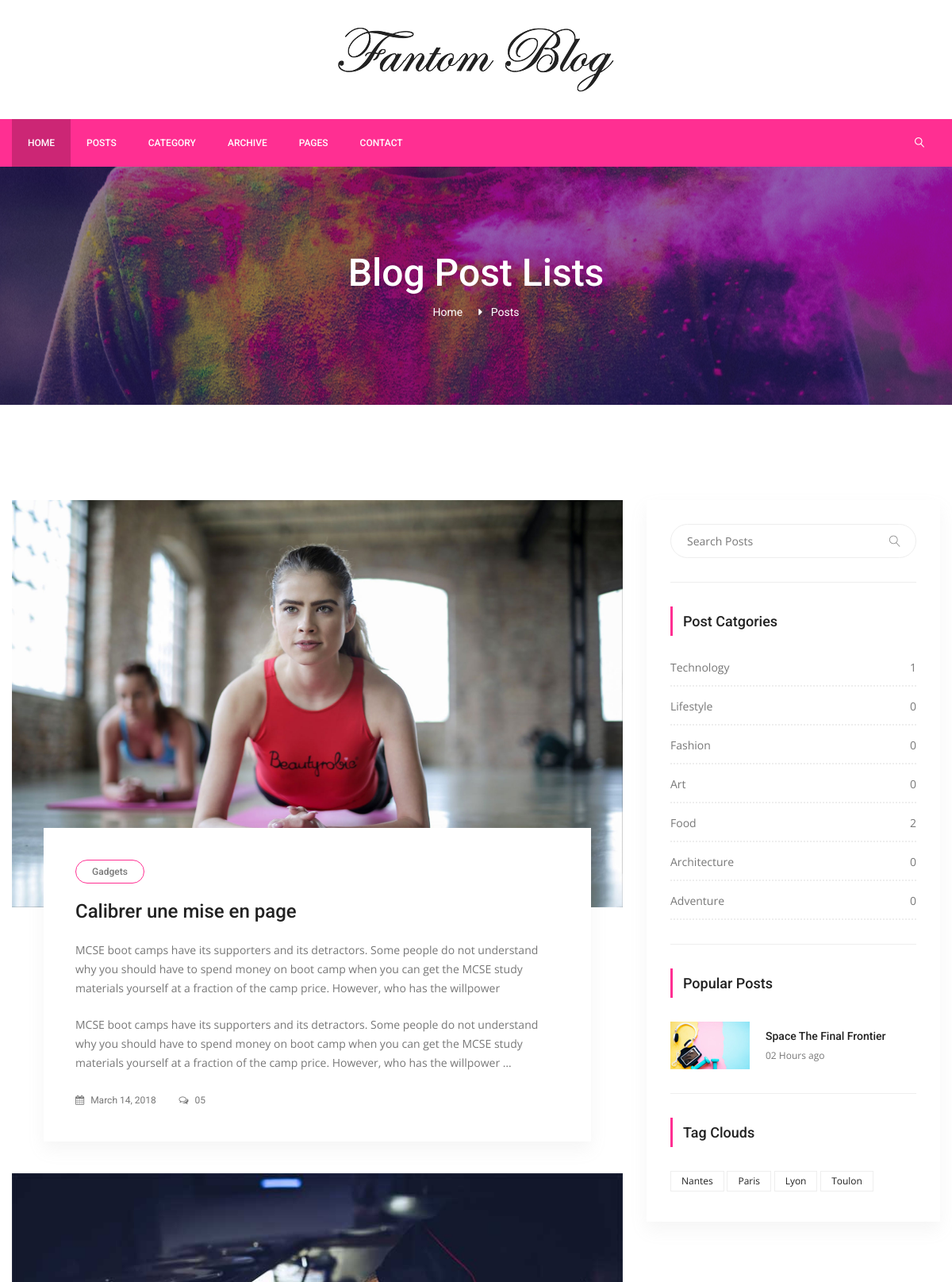
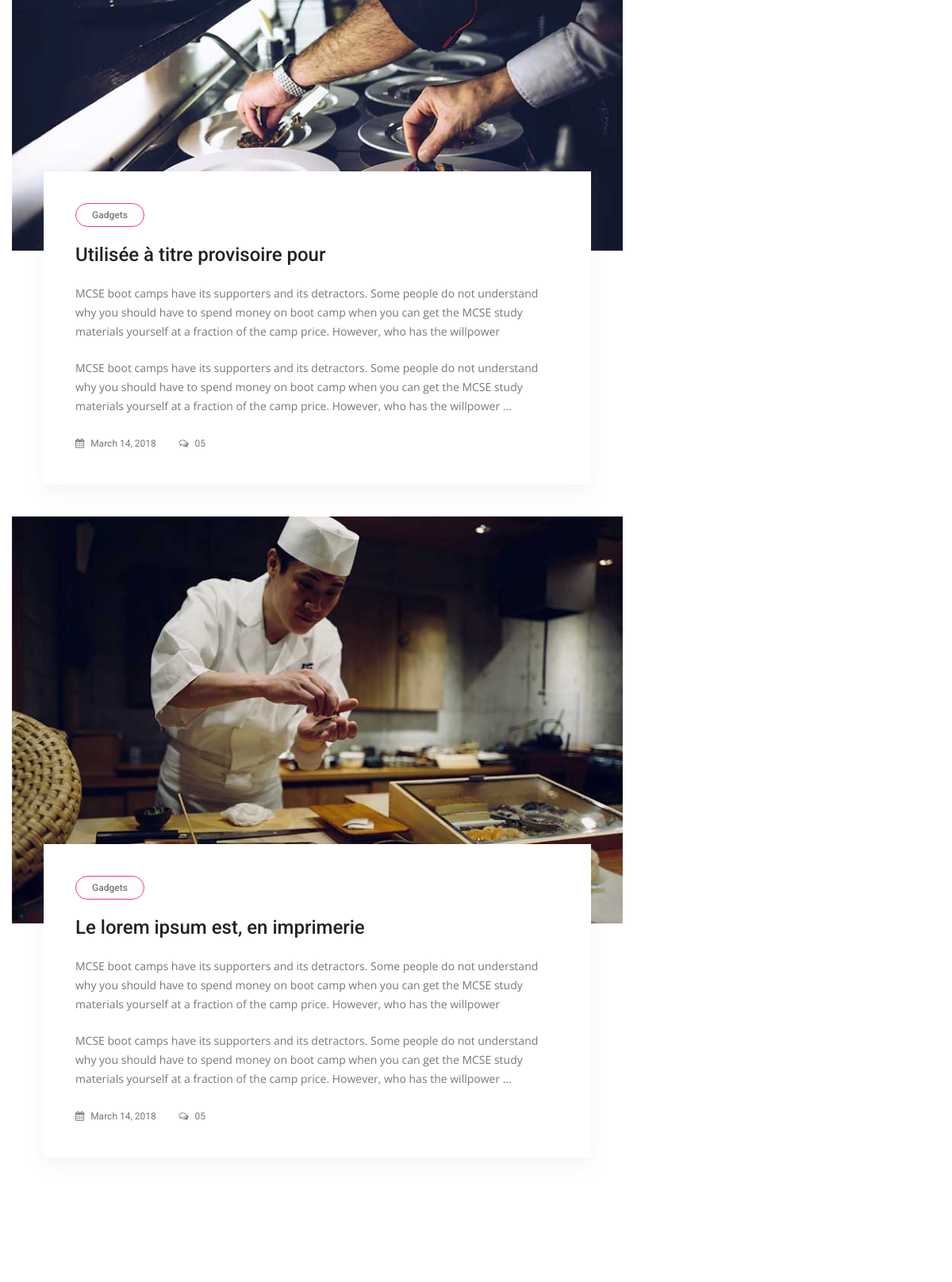
/posts/ (upper part), run on the app's committed database (2 pictures, top to bottom).
### blog/models.py (models this page shows, shortened)
class Post(models.Model):
    title = models.CharField(max_length=150)
    category = models.ForeignKey(Category, on_delete=models.CASCADE, related_name="posts")
    content = models.TextField()
    image = models.ImageField(upload_to="images")
    created = models.DateTimeField(auto_now_add=True)
    author = models.ForeignKey(User, on_delete=models.CASCADE)
    slug = models.SlugField()
    tag = models.ManyToManyField(Tag, related_name="tags", blank=True)
    def get_absolute_url(self):
        return reverse('post-detail', kwargs={'slug': self.slug})

class Category(models.Model):
    title = models.CharField(max_length=150)
    slug = models.SlugField()
    def get_absolute_url(self):
        return reverse('post-by-category', kwargs={'category': self.slug})
    def post_count(self):
        return self.posts.all().count()

class Tag(models.Model):
    title = models.CharField(max_length=100)
    slug = models.SlugField()
    def get_absolute_url(self):
        return reverse('post-by-tag', kwargs={'tag': self.slug})

### blog/views.py (the view)
# urls.py: path('posts/', views.PostListView.as_view(), name="post-list"),
class PostListView(ListView):
    model = Post
    template_name = "blog/post_list.html"
    context_object_name = "posts"

### blog/templatetags/custom_tags.py (called while the page is built)
@register.simple_tag(name="categories")
def all_categories():
    return Category.objects.all()

@register.simple_tag(name="tags")
def all_tags():
    return Tag.objects.all()

### blog/templates/blog/post_list.html
{% extends "layout/base.html" %}
{% load static %}
{% block content %}
        <section class="banner_area">
            <div class="banner_inner d-flex align-items-center">
            	<div class="overlay bg-parallax" data-stellar-ratio="0.9" data-stellar-vertical-offset="0" data-background=""></div>
				<div class="container">
					<div class="banner_content text-center">
						<h2>Blog Post Lists</h2>
						<div class="page_link">
							<a href="{% url 'home' %}">Home</a>
							<a href="{% url 'post-list' %}">Posts </a>
						</div>
					</div>
				</div>
            </div>
        </section>
    <section class="blog_area p_120">
        <div class="container">
            <div class="row">
                <div class="col-lg-8">
                    <div class="blog_left_sidebar">
                        {% for post in posts %}
                        <article class="blog_style1">
                            	<div class="blog_img">
                            		<img class="img-fluid" src="{{ post.image.url }}" alt="">
                            	</div>
                            	<div class="blog_text">
									<div class="blog_text_inner">
										<a class="cat" href="#">Gadgets</a>
										<a href="{{ post.get_absolute_url }}"><h4>{{ post.title }}</h4></a>
                                        <p>{{ post.content|linebreaks|truncatewords:90 }}</p>
										<div class="date">
											<a href="#"><i class="fa fa-calendar" aria-hidden="true"></i> March 14, 2018</a>
											<a href="#"><i class="fa fa-comments-o" aria-hidden="true"></i> 05</a>
										</div>
									</div>
                            	</div>
                            </article>
                        {% endfor %}
                    </div>
                </div>
                <div class="col-lg-4">
                    {% include 'partials/sidebar.html' %}
                </div>
            </div>
        </div>
    </section>
{% endblock content %}

### templates/layout/base.html (shortened to what this page needs)
<html lang="fr">
{% load static %}
<head>
        <link rel="stylesheet" href="{% static 'css/bootstrap.css' %}">
        <link rel="stylesheet" href="{% static 'vendors/linericon/style.css' %}">
        <link rel="stylesheet" href="{% static 'css/font-awesome.min.css' %}">
        <link rel="stylesheet" href="{% static 'vendors/owl-carousel/owl.carousel.min.css' %}">
        <link rel="stylesheet" href="{% static 'vendors/lightbox/simpleLightbox.css' %}">
        <link rel="stylesheet" href="{% static 'vendors/nice-select/css/nice-select.css' %}">
        <link rel="stylesheet" href="{% static 'vendors/animate-css/animate.css' %}">
        <link rel="stylesheet" href="{% static 'vendors/jquery-ui/jquery-ui.css' %}">
        <link rel="stylesheet" href="{% static 'css/style.css' %}">
        <link rel="stylesheet" href="{% static 'css/responsive.css' %}">
    </head>
<body>
    {% include 'partials/header.html' %}
    {% block content %}
    {% endblock content %}
</body>
</html>

### templates/partials/header.html (shortened to what this page needs)
{% load static %}
        <header class="header_area">
            <div class="logo_part">
            	<div class="container">
            		<a class="logo" href="{% url 'home' %}"><img src="{% static 'img/logo.png' %}" alt=""></a>
            	</div>
            </div>
			<div class="main_menu">
				<nav class="navbar navbar-expand-lg navbar-light">
					<div class="container">
						<div class="collapse navbar-collapse offset" id="navbarSupportedContent">
							<ul class="nav navbar-nav menu_nav">
								<li class="nav-item active"><a class="nav-link" href="{% url 'home' %}">Home</a></li>
								<li class="nav-item"><a class="nav-link" href="{% url 'post-list' %}">Posts</a></li>
								<li class="nav-item"><a class="nav-link" href="category.html">Category</a></li>
								<li class="nav-item"><a class="nav-link" href="archive.html">Archive</a></li>
								<li class="nav-item submenu dropdown">
									<a href="#" class="nav-link dropdown-toggle" data-toggle="dropdown" role="button" aria-haspopup="true" aria-expanded="false">Pages</a>
								</li>
								<li class="nav-item"><a class="nav-link" href="contact.html">Contact</a></li>
							</ul>
							<ul class="nav navbar-nav navbar-right ml-auto">
								<li class="nav-item"><a href="#" class="search"><i class="lnr lnr-magnifier"></i></a></li>
							</ul>
						</div>
					</div>
				</nav>
			</div>
        </header>

### templates/partials/sidebar.html
{% load static %}
{% load custom_tags %}
<div class="blog_right_sidebar">
    <aside class="single_sidebar_widget search_widget">
        <div class="input-group">
            <input type="text" class="form-control" placeholder="Search Posts">
            <span class="input-group-btn">
                <button class="btn btn-default" type="button"><i class="lnr lnr-magnifier"></i></button>
            </span>
        </div>
        <div class="br"></div>
    </aside>
    <aside class="single_sidebar_widget post_category_widget">
        <h4 class="widget_title">Post Catgories</h4>
        <ul class="list cat-list">
            {% categories as categories %}
            {% for cat in categories %}
            <li>
                <a href="{{ cat.get_absolute_url }}" class="d-flex justify-content-between">
                    <p>{{ cat.title }}</p>
                    <p>{{ cat.post_count }}</p>
                </a>
            </li>
           {% endfor %}
        </ul>
        <div class="br"></div>
    </aside>
    <aside class="single_sidebar_widget popular_post_widget">
        <h3 class="widget_title">Popular Posts</h3>
        <div class="media post_item">
            <img src="{% static 'img/blog/popular-post/post1.jpg' %}" alt="post">
            <div class="media-body">
                <a href="blog-details.html"><h3>Space The Final Frontier</h3></a>
                <p>02 Hours ago</p>
            </div>
        </div>
        <div class="br"></div>
    </aside>
    <aside class="single-sidebar-widget tag_cloud_widget">
        <h4 class="widget_title">Tag Clouds</h4>
        <ul class="list">
            {% tags as labels %}
            {% for label in labels %}
            <li><a href="{{ label.get_absolute_url }}">{{ label.title }}</a></li>
            {% endfor %}
        </ul>
    </aside>
</div>

### templates/partials/footer.html (shortened to what this page needs)
{% load static %}

### blog/static/css/responsive.css (style rules this page uses)
@media (max-width:1619px) { .header_area .navbar .search { margin-left: 40px; } }

### data on the page
Post: image (picture), title "Calibrer une mise en page", content "MCSE boot camps have its supporters and its detractors. Some people do not understand why you should have to spend money on boot camp when you can get the MCSE study materials yourself at a fraction of the camp price. However, who has the willpower MCSE boot camps have its supporters and its detractors. Some people do not understand why you should have to spend money on boot camp when you can get the MCSE study materials yourself at a fraction of the camp price. However, who has the willpower …"
Post: image (picture), title "Utilisée à titre provisoire pour", content "MCSE boot camps have its supporters and its detractors. Some people do not understand why you should have to spend money on boot camp when you can get the MCSE study materials yourself at a fraction of the camp price. However, who has the willpower MCSE boot camps have its supporters and its detractors. Some people do not understand why you should have to spend money on boot camp when you can get the MCSE study materials yourself at a fraction of the camp price. However, who has the willpower …"
Post: image (picture), title "Le lorem ipsum est, en imprimerie", content "MCSE boot camps have its supporters and its detractors. Some people do not understand why you should have to spend money on boot camp when you can get the MCSE study materials yourself at a fraction of the camp price. However, who has the willpower MCSE boot camps have its supporters and its detractors. Some people do not understand why you should have to spend money on boot camp when you can get the MCSE study materials yourself at a fraction of the camp price. However, who has the willpower …"
Category: title "Technology", post_count "1"
Category: title "Lifestyle", post_count "0"
Category: title "Fashion", post_count "0"
Category: title "Art", post_count "0"
Category: title "Food", post_count "2"
Category: title "Architecture", post_count "0"
Category: title "Adventure", post_count "0"
Tag: title "Nantes"
Tag: title "Paris"
Tag: title "Lyon"
Tag: title "Toulon"
